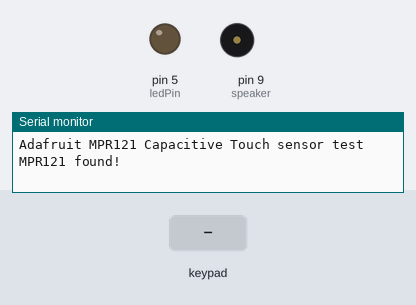
The sketch below on a simulated Arduino Uno, built with avr-gcc and run on an emulated ATmega328P. Shown: output pins drawn as LEDs (lit = HIGH), buzzer (waves = sounding), the last lines printed to the serial monitor. Dashed ring = blinking. The test bench sets the inputs (shaded band).

Above: at 1.2 s.
1.3 s: key '0' pressed
At 1.62 s:
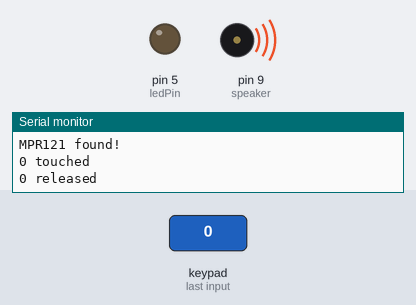
3.3 s: keypad keys 1 2 pressed 0.4 s apart
At 3.37 s:
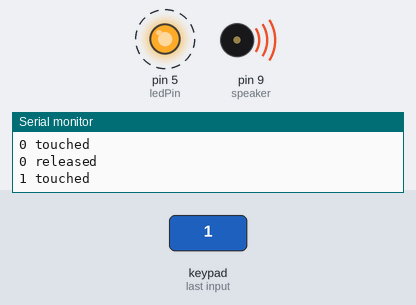
Timing chart, 0 to 6.3 s (numbered marks = the images above; inputs shaded):
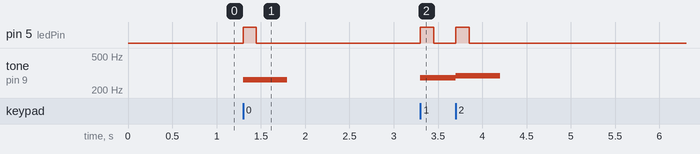

The sketch:

test2_music_keyboard.ino
```cpp
#include "pitches.h"
#include <Wire.h>
#include "Adafruit_MPR121.h"
Adafruit_MPR121 cap = Adafruit_MPR121();
int speaker= 9;
uint16_t lasttouched = 0;
uint16_t currtouched = 0;
int notes[ ]={
 NOTE_C4,
 NOTE_CS4,
 NOTE_D4,
 NOTE_DS4,
 NOTE_E4,
 NOTE_F4,
 NOTE_FS4,
 NOTE_G4,
 NOTE_GS4,
 NOTE_A4,
 NOTE_AS4,
 NOTE_B4
};
const int threshold= 20;
int ledPin=5;

void setup() {
 Serial.begin(9600);
 while (!Serial) {
    delay(10);
  }
 Serial.println("Adafruit MPR121 Capacitive Touch sensor test");
 if (!cap.begin(0x5A)) {
    Serial.println("MPR121 not found, check wiring?");
    while (1);
  }
  Serial.println("MPR121 found!");
  pinMode(speaker,OUTPUT);
  pinMode(ledPin, OUTPUT);
}

void loop() {
  // put your main code here, to run repeatedly:
  currtouched = cap.touched();
  for (uint8_t i=0; i<12; i++) {
    // it if *is* touched and *wasnt* touched before, alert!
    if ((currtouched & _BV(i)) && !(lasttouched & _BV(i)) ) {
        Serial.print(i); Serial.println(" touched");
        tone(9,notes[i], 500);

        digitalWrite(ledPin, HIGH);
    }

 if (!(currtouched & _BV(i)) && (lasttouched & _BV(i)) ) {
       Serial.print(i); Serial.println(" released");
        digitalWrite(ledPin, LOW);


 }
         //delay(tempo / 2);

  }
    lasttouched = currtouched;

}
```

pitches.h
```cpp
#define NOTE_B0  31
#define NOTE_C1  33
#define NOTE_CS1 35
#define NOTE_D1  37
#define NOTE_DS1 39
#define NOTE_E1  41
#define NOTE_F1  44
#define NOTE_FS1 46
#define NOTE_G1  49
#define NOTE_GS1 52
#define NOTE_A1  55
#define NOTE_AS1 58
#define NOTE_B1  62
#define NOTE_C2  65
#define NOTE_CS2 69
#define NOTE_D2  73
#define NOTE_DS2 78
#define NOTE_E2  82
#define NOTE_F2  87
#define NOTE_FS2 93
#define NOTE_G2  98
#define NOTE_GS2 104
#define NOTE_A2  110
#define NOTE_AS2 117
#define NOTE_B2  123
#define NOTE_C3  131
#define NOTE_CS3 139
#define NOTE_D3  147
#define NOTE_DS3 156
#define NOTE_E3  165
#define NOTE_F3  175
#define NOTE_FS3 185
#define NOTE_G3  196
#define NOTE_GS3 208
#define NOTE_A3  220
#define NOTE_AS3 233
#define NOTE_B3  247
#define NOTE_C4  262
#define NOTE_CS4 277
#define NOTE_D4  294
#define NOTE_DS4 311
#define NOTE_E4  330
#define NOTE_F4  349
#define NOTE_FS4 370
#define NOTE_G4  392
#define NOTE_GS4 415
#define NOTE_A4  440
#define NOTE_AS4 466
#define NOTE_B4  494
#define NOTE_C5  523
#define NOTE_CS5 554
#define NOTE_D5  587
#define NOTE_DS5 622
#define NOTE_E5  659
#define NOTE_F5  698
#define NOTE_FS5 740
#define NOTE_G5  784
#define NOTE_GS5 831
#define NOTE_A5  880
#define NOTE_AS5 932
#define NOTE_B5  988
#define NOTE_C6  1047
#define NOTE_CS6 1109
#define NOTE_D6  1175
#define NOTE_DS6 1245
#define NOTE_E6  1319
#define NOTE_F6  1397
#define NOTE_FS6 1480
#define NOTE_G6  1568
#define NOTE_GS6 1661
#define NOTE_A6  1760
#define NOTE_AS6 1865
#define NOTE_B6  1976
#define NOTE_C7  2093
#define NOTE_CS7 2217
#define NOTE_D7  2349
#define NOTE_DS7 2489
#define NOTE_E7  2637
#define NOTE_F7  2794
#define NOTE_FS7 2960
#define NOTE_G7  3136
#define NOTE_GS7 3322
#define NOTE_A7  3520
#define NOTE_AS7 3729
#define NOTE_B7  3951
#define NOTE_C8  4186
#define NOTE_CS8 4435
#define NOTE_D8  4699
#define NOTE_DS8 4978
```

Measured:
- after the input at 1.3 s, pin 5 (ledPin): LOW → HIGH at once, → LOW 0.15 s later; tone on pin 9 (speaker): silent → 262 Hz at once, → silent 0.50 s later
- after the input at 3.3 s, pin 5 (ledPin): alternates HIGH for 0.15 s and LOW for 0.25 s, 4 changes in all, then stays LOW, starting at once; tone on pin 9 (speaker): silent → 277 Hz at once, → 294 Hz 0.40 s later, → silent 0.50 s later
